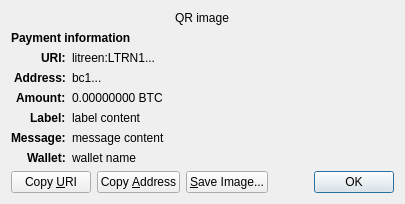
<?xml version="1.0" encoding="UTF-8"?>
<ui version="4.0">
 <class>ReceiveRequestDialog</class>
 <widget class="QDialog" name="ReceiveRequestDialog">
  <property name="geometry">
   <rect>
    <x>0</x>
    <y>0</y>
    <width>413</width>
    <height>229</height>
   </rect>
  </property>
  <property name="windowTitle">
   <string>Request payment to ...</string>
  </property>
  <layout class="QGridLayout" name="gridLayout" columnstretch="0,1">
   <property name="sizeConstraint">
    <enum>QLayout::SetFixedSize</enum>
   </property>
   <item row="0" column="0" colspan="2" alignment="Qt::AlignHCenter">
    <widget class="QRImageWidget" name="qr_code">
     <property name="text">
      <string notr="true">QR image</string>
     </property>
     <property name="textInteractionFlags">
      <set>Qt::NoTextInteraction</set>
     </property>
    </widget>
   </item>
   <item row="1" column="0" colspan="2">
    <widget class="QLabel" name="payment_header">
     <property name="font">
      <font>
       <weight>75</weight>
       <bold>true</bold>
      </font>
     </property>
     <property name="text">
      <string>Payment information</string>
     </property>
     <property name="textInteractionFlags">
      <set>Qt::NoTextInteraction</set>
     </property>
    </widget>
   </item>
   <item row="2" column="0" alignment="Qt::AlignRight|Qt::AlignTop">
    <widget class="QLabel" name="uri_tag">
     <property name="font">
      <font>
       <weight>75</weight>
       <bold>true</bold>
      </font>
     </property>
     <property name="text">
      <string notr="true">URI:</string>
     </property>
     <property name="textFormat">
      <enum>Qt::PlainText</enum>
     </property>
     <property name="textInteractionFlags">
      <set>Qt::NoTextInteraction</set>
     </property>
    </widget>
   </item>
   <item row="2" column="1" alignment="Qt::AlignTop">
    <widget class="QLabel" name="uri_content">
     <property name="text">
      <string notr="true">litreen:LTRN1...</string>
     </property>
     <property name="textFormat">
      <enum>Qt::RichText</enum>
     </property>
     <property name="wordWrap">
      <bool>true</bool>
     </property>
     <property name="textInteractionFlags">
      <set>Qt::TextSelectableByMouse</set>
     </property>
    </widget>
   </item>
   <item row="3" column="0" alignment="Qt::AlignRight|Qt::AlignTop">
    <widget class="QLabel" name="address_tag">
     <property name="font">
      <font>
       <weight>75</weight>
       <bold>true</bold>
      </font>
     </property>
     <property name="text">
      <string>Address:</string>
     </property>
     <property name="textInteractionFlags">
      <set>Qt::NoTextInteraction</set>
     </property>
    </widget>
   </item>
   <item row="3" column="1" alignment="Qt::AlignTop">
    <widget class="QLabel" name="address_content">
     <property name="text">
      <string notr="true">bc1...</string>
     </property>
     <property name="textFormat">
      <enum>Qt::PlainText</enum>
     </property>
     <property name="textInteractionFlags">
      <set>Qt::TextSelectableByMouse</set>
     </property>
    </widget>
   </item>
   <item row="4" column="0" alignment="Qt::AlignRight|Qt::AlignTop">
    <widget class="QLabel" name="amount_tag">
     <property name="font">
      <font>
       <weight>75</weight>
       <bold>true</bold>
      </font>
     </property>
     <property name="text">
      <string>Amount:</string>
     </property>
     <property name="textInteractionFlags">
      <set>Qt::NoTextInteraction</set>
     </property>
    </widget>
   </item>
   <item row="4" column="1" alignment="Qt::AlignTop">
    <widget class="QLabel" name="amount_content">
     <property name="text">
      <string notr="true">0.00000000 BTC</string>
     </property>
     <property name="textFormat">
      <enum>Qt::PlainText</enum>
     </property>
     <property name="textInteractionFlags">
      <set>Qt::TextSelectableByMouse</set>
     </property>
    </widget>
   </item>
   <item row="5" column="0" alignment="Qt::AlignRight|Qt::AlignTop">
    <widget class="QLabel" name="label_tag">
     <property name="font">
      <font>
       <weight>75</weight>
       <bold>true</bold>
      </font>
     </property>
     <property name="text">
      <string>Label:</string>
     </property>
     <property name="textInteractionFlags">
      <set>Qt::NoTextInteraction</set>
     </property>
    </widget>
   </item>
   <item row="5" column="1" alignment="Qt::AlignTop">
    <widget class="QLabel" name="label_content">
     <property name="text">
      <string notr="true">label content</string>
     </property>
     <property name="textFormat">
      <enum>Qt::PlainText</enum>
     </property>
     <property name="wordWrap">
      <bool>true</bool>
     </property>
     <property name="textInteractionFlags">
      <set>Qt::TextSelectableByMouse</set>
     </property>
    </widget>
   </item>
   <item row="6" column="0" alignment="Qt::AlignRight|Qt::AlignTop">
    <widget class="QLabel" name="message_tag">
     <property name="font">
      <font>
       <weight>75</weight>
       <bold>true</bold>
      </font>
     </property>
     <property name="text">
      <string>Message:</string>
     </property>
     <property name="textInteractionFlags">
      <set>Qt::NoTextInteraction</set>
     </property>
    </widget>
   </item>
   <item row="6" column="1" alignment="Qt::AlignTop">
    <widget class="QLabel" name="message_content">
     <property name="text">
      <string notr="true">message content</string>
     </property>
     <property name="textFormat">
      <enum>Qt::PlainText</enum>
     </property>
     <property name="wordWrap">
      <bool>true</bool>
     </property>
     <property name="textInteractionFlags">
      <set>Qt::TextSelectableByMouse</set>
     </property>
    </widget>
   </item>
   <item row="7" column="0" alignment="Qt::AlignRight|Qt::AlignTop">
    <widget class="QLabel" name="wallet_tag">
     <property name="font">
      <font>
       <weight>75</weight>
       <bold>true</bold>
      </font>
     </property>
     <property name="text">
      <string>Wallet:</string>
     </property>
     <property name="textInteractionFlags">
      <set>Qt::NoTextInteraction</set>
     </property>
    </widget>
   </item>
   <item row="7" column="1" alignment="Qt::AlignTop">
    <widget class="QLabel" name="wallet_content">
     <property name="text">
      <string notr="true">wallet name</string>
     </property>
     <property name="textFormat">
      <enum>Qt::PlainText</enum>
     </property>
     <property name="wordWrap">
      <bool>true</bool>
     </property>
     <property name="textInteractionFlags">
      <set>Qt::TextSelectableByMouse</set>
     </property>
    </widget>
   </item>
   <item row="8" column="0" colspan="2">
    <layout class="QHBoxLayout" name="horizontalLayout">
     <item>
      <widget class="QPushButton" name="btnCopyURI">
       <property name="text">
        <string>Copy &amp;URI</string>
       </property>
       <property name="autoDefault">
        <bool>false</bool>
       </property>
      </widget>
     </item>
     <item>
      <widget class="QPushButton" name="btnCopyAddress">
       <property name="text">
        <string>Copy &amp;Address</string>
       </property>
       <property name="autoDefault">
        <bool>false</bool>
       </property>
      </widget>
     </item>
     <item>
      <widget class="QPushButton" name="btnSaveAs">
       <property name="text">
        <string>&amp;Save Image...</string>
       </property>
       <property name="autoDefault">
        <bool>false</bool>
       </property>
      </widget>
     </item>
     <item>
      <spacer name="horizontalSpacer_2">
       <property name="orientation">
        <enum>Qt::Horizontal</enum>
       </property>
       <property name="sizeHint" stdset="0">
        <size>
         <width>40</width>
         <height>20</height>
        </size>
       </property>
      </spacer>
     </item>
     <item>
      <widget class="QDialogButtonBox" name="buttonBox">
       <property name="focusPolicy">
        <enum>Qt::StrongFocus</enum>
       </property>
       <property name="standardButtons">
        <set>QDialogButtonBox::Ok</set>
       </property>
      </widget>
     </item>
    </layout>
   </item>
  </layout>
 </widget>
 <customwidgets>
  <customwidget>
   <class>QRImageWidget</class>
   <extends>QLabel</extends>
   <header>qt/qrimagewidget.h</header>
  </customwidget>
 </customwidgets>
 <tabstops>
  <tabstop>buttonBox</tabstop>
  <tabstop>btnCopyURI</tabstop>
  <tabstop>btnCopyAddress</tabstop>
  <tabstop>btnSaveAs</tabstop>
 </tabstops>
 <resources/>
 <connections>
  <connection>
   <sender>buttonBox</sender>
   <signal>accepted()</signal>
   <receiver>ReceiveRequestDialog</receiver>
   <slot>accept()</slot>
   <hints>
    <hint type="sourcelabel">
     <x>135</x>
     <y>230</y>
    </hint>
    <hint type="destinationlabel">
     <x>135</x>
     <y>126</y>
    </hint>
   </hints>
  </connection>
 </connections>
</ui>
